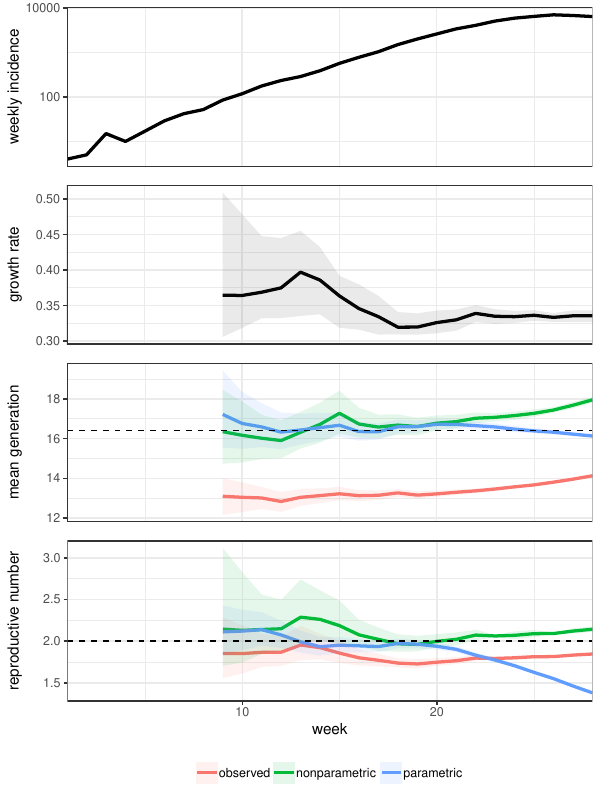

The R source for this figure:
library(epigrowthfit)
library(dplyr)
library(tidyr)
library(ggplot2); theme_set(theme_bw())
library(gridExtra)
source("../sim/ebola_param_seminr.R")
source("../R/seminr.R")
source("../R/generation.R")
source("../R/estimate.R")

weekmax <- 28
weekmin <- 9

set.seed(101)
rr <- seminr.full(N, beta/(N-1), sigma, m.sigma, gamma, n.gamma, I0 = 10, tmax=7*weekmax)

weeks <- weekmin:weekmax

reslist <- vector('list', length(weeks))

for (i in 1:length(weeks)) {
	print(i)
	week <- weeks[i]
	
	obsdata <- rr$data %>%
		filter(time < 7*week)
 	
	fitdata <- data.frame(
		week=1:week,
		cases=as.vector(table(floor(obsdata$time/7)))
	)
	
	epifit <- epigrowthfit(fitdata$week, fitdata$cases,
						   model="logistic")
	
	logr <- epifit@mle2@coef[1]
	logr.sd <- sqrt(diag(epifit@mle2@vcov)[1])
	
	if (is.na(logr.sd) || logr.sd <= 0) {
		logr.sd <- max((log(epifit@growthRate[3]) - log(epifit@growthRate[1]))/1.96,
					   (log(epifit@growthRate[1]) - log(epifit@growthRate[2]))/1.96)	
	} 
	
	gen <- network.generation(rr, plot=FALSE, interval=c(0, 7*week))
	
	gendata <- generation.data(rr, tmax=7*week)
	
	nonparaest <- as.data.frame(t(bootfun(gen, logr, logr.sd, estfun_nonparametric)))
	
	nonparaest$type <- c("mean", "RR")
	nonparaest$method <- "nonparametric"
	
	obsest <- as.data.frame(t(bootfun(gen, logr, logr.sd, estfun_observed)))
	
	obsest$type <- c("mean", "RR")
	obsest$method <- "observed"
	
	paraest <- as.data.frame(t(parametricfun(true.R, true.mean, true.shape, gendata, 7*week)))
	
	paraest$type <- c("mean", "RR")
	paraest$method <- "parametric"
	
	growthest <- data.frame(
		estimate=epifit@growthRate[1],
		lwr=epifit@growthRate[2],
		upr=epifit@growthRate[3],
		type="rr",
		method="epigrowthfit"
	)
	
 	allest <- rbind(obsest, nonparaest, paraest, growthest)
	
 	rownames(allest) <- NULL
 	
 	allest$time <- week
 	
 	reslist[[i]] <- allest
}

resdata <- reslist %>%
	bind_rows

rdata <- resdata %>%
	filter(type=="rr")

meandata <- resdata %>%
	filter(type=="mean") %>%
	mutate(method=factor(method, levels=c("observed", "nonparametric", "parametric")))

RRdata <- resdata %>%
	filter(type=="RR") %>%
	mutate(method=factor(method, levels=c("observed", "nonparametric", "parametric")))

obsdata <- rr$data

fitdata <- data.frame(
	week=1:max(floor(obsdata$time/7)),
	cases=head(as.vector(table(floor(obsdata$time/7))), -1)
)

gincidence <- ggplot(fitdata) +
	geom_line(aes(week, cases), lwd=1.1) +
	scale_x_continuous(limits=c(1, 28), expand=c(0,0)) +
	scale_y_log10("weekly incidence") +
	theme(
		axis.title.x = element_blank(),
		axis.ticks.x = element_blank(),
		axis.text.x = element_blank()
	)

ggrowth <- ggplot(rdata) +
	geom_line(aes(time, estimate), lwd=1.1) +
	geom_ribbon(aes(time, ymin=lwr, ymax=upr), alpha=0.1) +
	scale_x_continuous(limits=c(1, 28), expand=c(0,0)) +
	scale_y_continuous("growth rate") +
	theme(
		axis.title.y = element_text(margin = margin(t = 0, r = 10.2, b = 0, l = 0)),
		axis.title.x = element_blank(),
		axis.ticks.x = element_blank(),
		axis.text.x = element_blank()
	)

gmean <- ggplot(meandata) +
	geom_line(aes(time, estimate, col=method), lwd=1.1) +
	geom_ribbon(aes(time, ymin=lwr, ymax=upr, fill=method), alpha=0.1) +
	geom_hline(yintercept = true.mean, lty=2) +
	scale_x_continuous(limits=c(1, 28), expand=c(0,0)) +
	scale_y_continuous("mean generation") +
	theme(
		axis.title.y = element_text(margin = margin(t = 0, r = 17.8, b = 0, l = 0)),
		axis.title.x = element_blank(),
		axis.ticks.x = element_blank(),
		axis.text.x = element_blank(),
		legend.position = "none"
	)

grepro <- ggplot(RRdata) +
	geom_line(aes(time, estimate, col=method), lwd=1.1) +
	geom_ribbon(aes(time, ymin=lwr, ymax=upr, fill=method), alpha=0.1) +
	geom_hline(yintercept = true.R, lty=2) +
	scale_x_continuous("week", limits=c(1, 28), expand=c(0,0)) +
	scale_y_continuous("reproductive number") +
	theme(
		axis.title.y = element_text(margin = margin(t = 0, r = 15.5, b = 0, l = 0)),
		legend.position = "bottom",
		legend.title = element_blank()
	)

gfinal <- arrangeGrob(gincidence, ggrowth, gmean, grepro, ncol=1,
			 heights=c(2, 2, 2, 3))

ggsave("example.pdf", gfinal, width=6, height=8)
